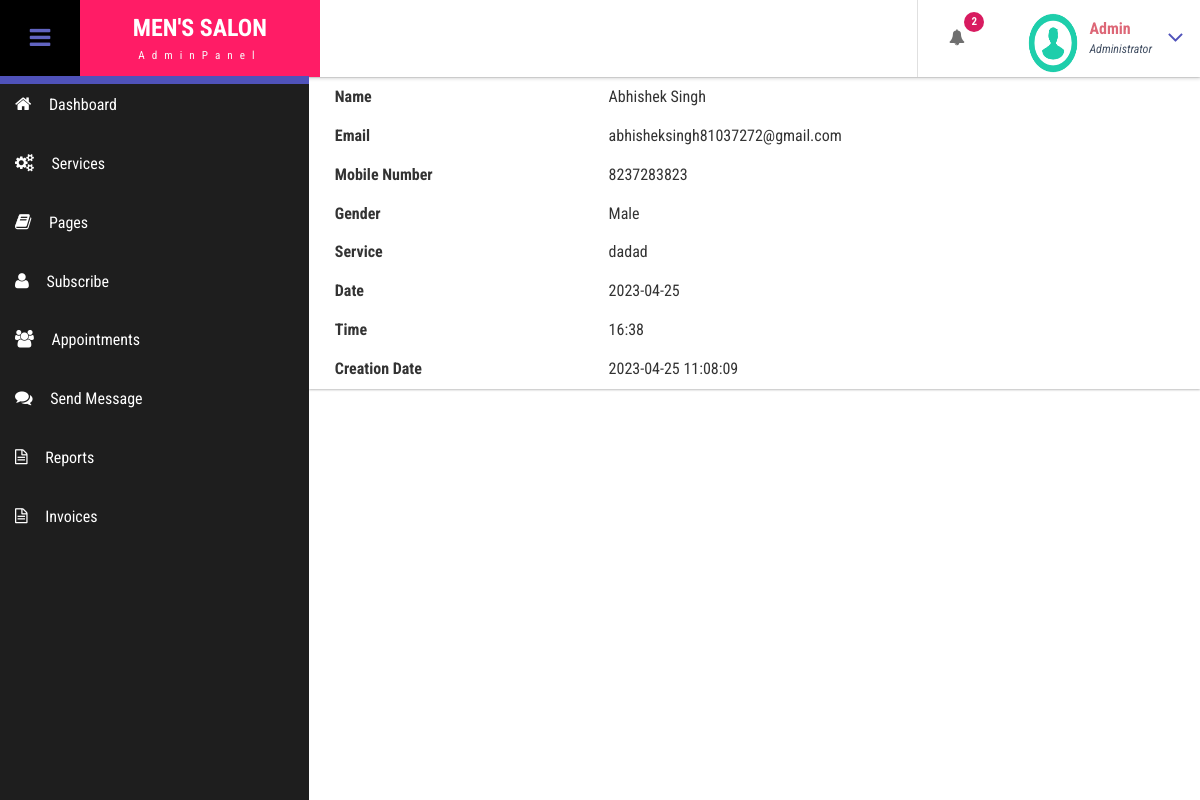
/admin/view-customer-details.php?viewid=42 (signed in), run on the app's committed database.
### tables this page shows
CREATE TABLE `tblcustomers` (
  `ID` int(10) NOT NULL,
  `Name` varchar(120) DEFAULT NULL,
  `Email` varchar(200) DEFAULT NULL,
  `MobileNumber` bigint(11) DEFAULT NULL,
  `AptNumber` varchar(120) DEFAULT NULL,
  `Gender` enum('Female','Male','Transgender') DEFAULT NULL,
  `app_date` varchar(120) DEFAULT NULL,
  `app_time` varchar(120) DEFAULT NULL,
  `Details` mediumtext DEFAULT NULL,
  `CreationDate` timestamp NULL DEFAULT current_timestamp()
);

### admin/view-customer-details.php (the view, shortened to what this page needs)
<?php
include('includes/dbconnection.php');
if (strlen($_SESSION['bpmsaid'] == 0)) {
	header('location:logout.php');
} else {
  if (isset($_GET['viewid'])) {
    $viewid = $_GET['viewid'];
    $query = mysqli_query($con, "SELECT * FROM tblcustomers WHERE ID='$viewid'");
    if (mysqli_num_rows($query) > 0) {
      $row = mysqli_fetch_array($query);
      $namett = $row['Name'];
      $email = $row['Email'];
      $mobileNumber = $row['MobileNumber'];
      $gender = $row['Gender'];
      $details = $row['Details'];
      $date = $row['app_date'];
      $time = $row['app_time'];
      $creationDate = $row['CreationDate'];
    } else {
      header('location:manage-customers.php');
      exit();
    }
  } else {
    header('location:manage-customers.php');
    exit();
  }
}
?>
<!DOCTYPE HTML>
<html>
<head>
  <link href="css/bootstrap.css" rel='stylesheet' type='text/css' />
  <link href="css/style.css" rel='stylesheet' type='text/css' />
  <link href="css/font-awesome.css" rel="stylesheet">
</head>
<body class="cbp-spmenu-push">
  <div class="main-content">
    <?php include_once('includes/sidebar.php'); ?>
    <?php include_once('includes/header.php'); ?>
    <div id="page-wrapper">
      <div class="main-page">
        <div class="widget-shadow">
          <div class="form-group">
            <table class="table">
              <tr>
                <th>Name</th>
                <td>
                  <?php echo $namett; ?>
                </td>
              </tr>
              <tr>
                <th>Email</th>
                <td>
                  <?php echo $email; ?>
                </td>
              </tr>
              <tr>
                <th>Mobile Number</th>
                <td>
                  <?php echo $mobileNumber; ?>
                </td>
              </tr>
              <tr>
                <th>Gender</th>
                <td>
                  <?php echo $gender; ?>
                </td>
              </tr>
              <tr>
                <th>Service</th>
                <td>
                  <?php echo $details; ?>
                </td>
              </tr>
              <tr>
                <th>Date</th>
                <td>
                  <?php echo $date; ?>
                </td>
              </tr>              <tr>
                <th>Time</th>
                <td>
                  <?php echo $time; ?>
                </td>
              </tr>
              <tr>
                <th>Creation Date</th>
                <td>
                  <?php echo $creationDate; ?>
                </td>
              </tr>
            </table>
          </div>
        </div>
      </div>
    </div>
  </div>
</body>
</html>

### admin/includes/header.php (shortened to what this page needs)
<div class="sticky-header header-section ">
      <div class="header-left">
        <button id="showLeftPush"><i class="fa fa-bars"></i></button>
        <div class="logo">
          <a href="index.html">
            <h1>MEN'S SALON</h1>
            <span>AdminPanel</span>
          </a>
        </div>
      </div>
      <div class="header-right">
        <div class="profile_details_left">
          <ul class="nofitications-dropdown">
            <?php
$ret1=mysqli_query($con,"select ID,Name from tblcustomers ORDER BY ID DESC");
$num=mysqli_num_rows($ret1);
?>
            <li class="dropdown head-dpdn">
              <a href="#" class="dropdown-toggle" data-toggle="dropdown" aria-expanded="false"><i class="fa fa-bell"></i><span class="badge blue"><?php echo $num;?></span></a>
            </li>
          </ul>
          <div class="clearfix"> </div>
        </div>
        <div class="profile_details">
        <?php
$adid=$_SESSION['bpmsaid'];
$ret=mysqli_query($con,"select AdminName from tbladmin where ID='$adid'");
$row=mysqli_fetch_array($ret);
$name=$row['AdminName'];
?>
          <ul>
            <li class="dropdown profile_details_drop">
              <a href="#" class="dropdown-toggle" data-toggle="dropdown" aria-expanded="false">
                <div class="profile_img">
                  <span class="prfil-img"><img src="images/download (1).png" alt="" width="50" height="60"> </span>
                  <div class="user-name">
                    <p><?php echo $name; ?></p>
                    <span>Administrator</span>
                  </div>
                  <i class="fa fa-angle-down lnr"></i>
                  <div class="clearfix"></div>
                </div>
              </a>
            </li>
          </ul>
        </div>
      </div>
      <div class="clearfix"> </div>
    </div>

### admin/css/style.css (style rules this page uses)
h4, h5, h6, h1, h2, h3 { margin: 0; }
ul, ol { margin: 0; }
p { margin: 0; }
html, body { font-family: "Roboto Condensed", sans-serif; font-size: 100%; overflow-x: hidden; background: #fff; }
body a { transition: 0.5s all ease; -webkit-transition: 0.5s all ease; -moz-transition: 0.5s all ease; -o-transition: 0.5s all ease; -ms-transition: 0.5s all ease; text-decoration: none; }
h1, h2, h3, h4, h5, h6 { margin: 0; }
ul, label { margin: 0; padding: 0; }
.main-content { position: relative; }
.sticky-header { position: fixed; top: 0; left: 0px; width: 100%; z-index: 100; }
.header-section { background: #fff; box-shadow: 1px 1px 4px rgba(0, 0, 0, 0.21); -webkit-box-shadow: 1px 1px 4px rgba(0, 0, 0, 0.21); -moz-box-shadow: 1px 1px 4px rgba(0, 0, 0, 0.21); -o-box-shadow: 1px 1px 4px rgba(0, 0, 0, 0.21); }
.header-section::after { clear: both; display: block; content: ""; }
.header-left { float: left; width: 45%; }
.header-right { float: right; }
button#showLeftPush { font-size: 1.5em; width: 80px; padding: 0.87em 0; text-align: center; cursor: pointer; float: left; color: #ffffff; -moz-transition: all 0.2s ease-out 0s; -webkit-transition: all 0.2s ease-out 0s; transition: all 0.2s ease-out 0s; border: none; background-color: #000000; outline: none; }
.cbp-spmenu-push { overflow-x: hidden; position: relative; }
.cbp-spmenu, .cbp-spmenu-push { -webkit-transition: all 0.3s ease; -moz-transition: all 0.3s ease; transition: all 0.3s ease; }
.cbp-spmenu-push div#page-wrapper { margin: 0 0 0 19.3em; transition: 0.5s all; -webkit-transition: 0.5s all; -moz-transition: 0.5s all; }
.fa { display: inline-block; font-family: FontAwesome; font-style: normal; font-weight: normal; line-height: 1; -webkit-font-smoothing: antialiased; -moz-osx-font-smoothing: grayscale; }
.logo { background: #ff1c66; text-align: center; float: left; }
.logo a { padding: 0.9em 3.3em 0.7em; display: block; text-decoration: none; }
.logo a h1 { color: #fff; font-size: 1.5em; line-height: 1.2em; font-weight: 700; }
.logo a span { color: #f8f8f8; font-size: 0.7em; text-align: center; letter-spacing: 7px; }
.profile_details_left { float: left; }
li.dropdown.head-dpdn { display: inline-block; padding: 1.7em 0; border-left: 1px solid #e0e0e0; float: left; }
li.dropdown.head-dpdn a.dropdown-toggle { padding: 1.7em 2em; }
i.fa.fa-bell { color: #6f6f6f; }
.header-right span.badge { font-size: 11px; font-weight: bold; color: #fff; background: #8bc34a; line-height: 15px; width: 20px; height: 20px; border-radius: 2em; -webkit-border-radius: 2em; -moz-border-radius: 2em; -o-border-radius: 2em; text-align: center; display: inline-block; position: absolute; top: 16%; padding: 2px 0 0; }
.header-right span.blue { background-color: #d81b60; }
.profile_details { float: right; }
.profile_details_drop a.dropdown-toggle { display: block; padding: 0.8em 3em 0 2em; }
.profile_img span.prfil-img { float: left; }
.user-name { float: left; margin-top: 8px; margin-left: 11px; height: 35px; }
.profile_details ul li { list-style-type: none; position: relative; }
.profile_details li a i.fa.lnr { position: absolute; top: 34%; right: 8%; color: #4f52ba; font-size: 1.6em; }
.user-name p { font-size: 1em; color: #dd6777; line-height: 1em; font-weight: 700; }
.user-name span { font-size: 0.75em; font-style: italic; color: #424f63; font-weight: normal; margin-top: 0.3em; }
.widget-shadow { background-color: #fff; box-shadow: 0 -1px 3px rgba(0, 0, 0, 0.12), 0 1px 2px rgba(0, 0, 0, 0.24); -webkit-box-shadow: 0 -1px 3px rgba(0, 0, 0, 0.12), 0 1px 2px rgba(0, 0, 0, 0.24); -moz-box-shadow: 0 -1px 3px rgba(0, 0, 0, 0.12), 0 1px 2px rgba(0, 0, 0, 0.24); }
.table > thead > tr > th, .table > tbody > tr > th, .table > tfoot > tr > th, .table > thead > tr > td, .table > tbody > tr > td, .table > tfoot > tr > td { border-top: none; }

### admin/view-customer-details.php (style rules this page uses)
.form-group { margin-left: 18px; margin-top: 78px; }

### data on the page
tblcustomers: Name "Abhishek Singh", Email "abhisheksingh81037272@gmail.com", MobileNumber "8237283823", Gender "Male", Details "dadad", app_date "2023-04-25", app_time "16:38", CreationDate "2023-04-25 11:08:09"

### other printed values
$num "2"
$name "Admin"
